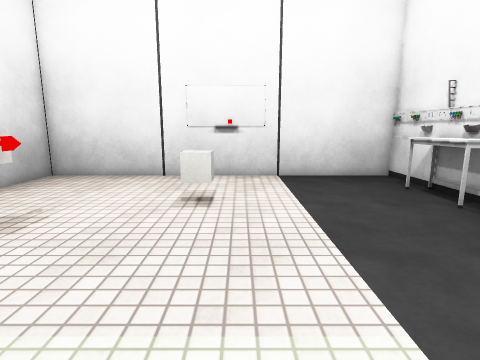
view 1 (above)

12 first-person views from a walk through a 3-D level made in the Unity game engine. The camera is 1.2 m above the floor, tilts 10° down and sees 80° across. The floor is counted in squares, 0.5 m on a side. Each view is taken from the middle of a square. On the plan, view 1 faces up. The plan holds only what a view shows up to about 18 squares ahead; the rest is blank. The player is left out. Some animated figures are not drawn. Surface patterns are stand-ins for the level's own textures.

view 2
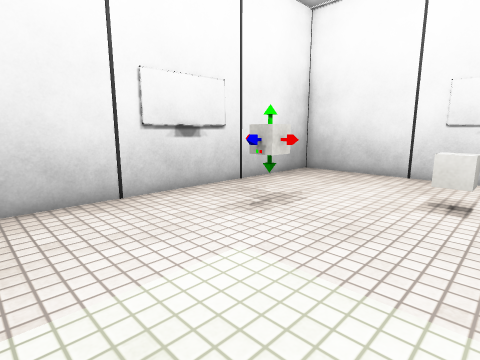

view 3
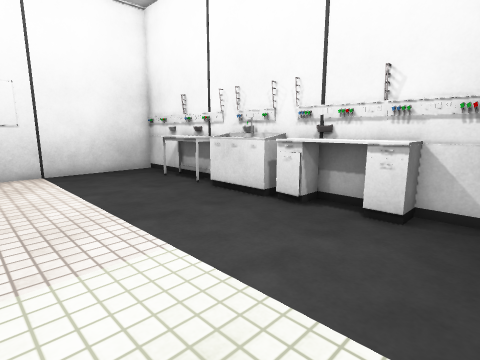

view 4
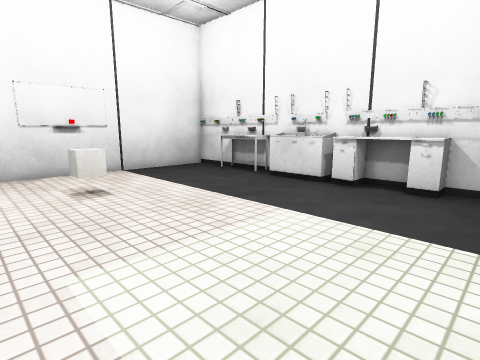

view 5
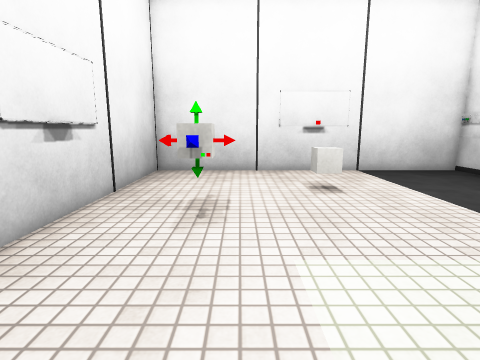

view 6
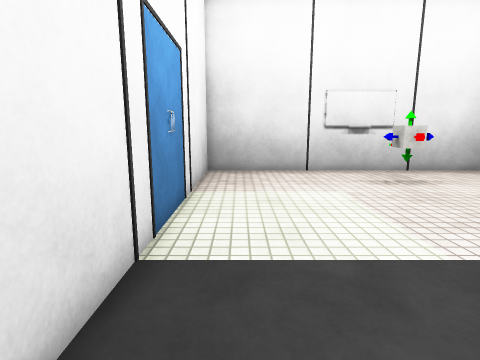

view 7
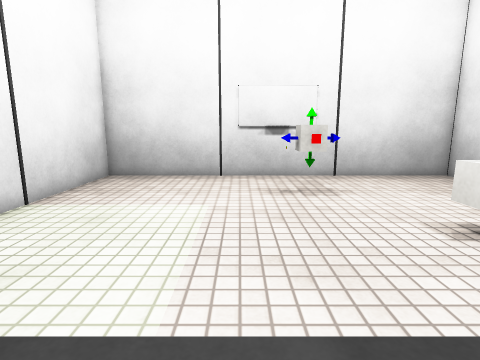

view 8
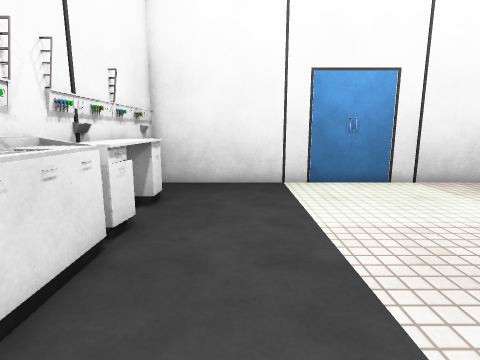

view 9
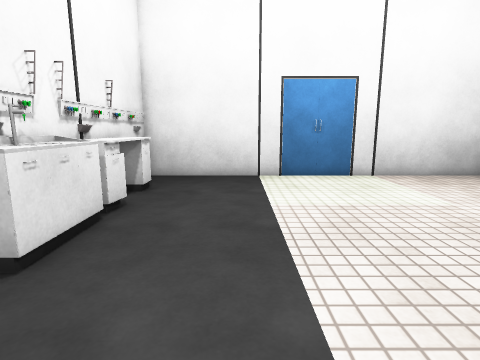

view 10
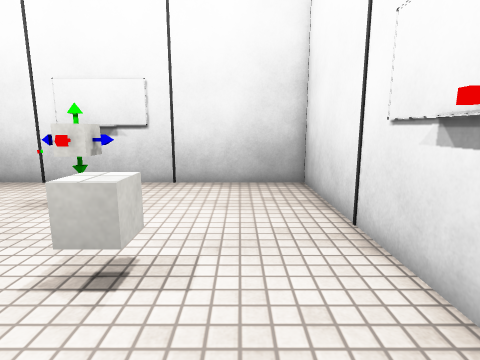

view 11
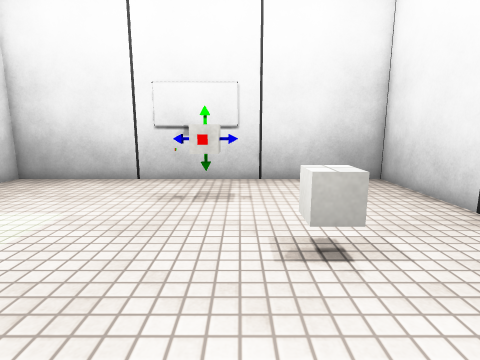

view 12
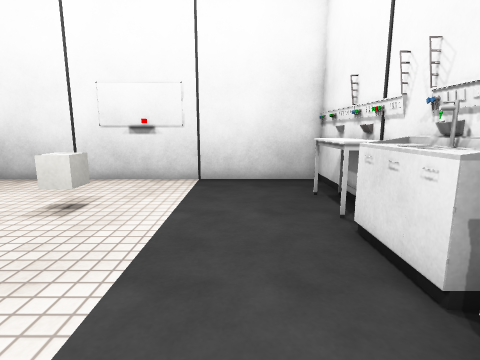

### Floor plan
Points are (right, up) in squares from view 1. A wall is a line through its corners. A room is listed if a view was taken in it or the views show most of it. See-through windows are left out.
Room 1 (views 1, 2, 3, 4, 5, 6, 7, 8, 9, 10, 11, 12)
walls: (7.6, 6) (7.8, 6.6); (7.8, 6) (7.6, 6.7); (7.8, 2.9) (7.9, 3.7); (7.9, 2) (7.8, 3); (-9.9, -2.9) (7.9, -2.9) (7.9, 14.9) (-9.9, 14.9) (-9.9, -2.9)
objects: other object (-7, 6) to (-5, 8); cube (-2, 9) to (-1, 10); bench (7, 0) to (7, 4); other object (7, 5); other object (7, 6); other object (7, 7); desk (7, 9) to (7, 11); bench (8, -2); bench (8, 12)

Where each view was taken, in squares from view 1:
view 1: 0 up, 0 right, facing up
view 2: 1 down, 0 right, facing up-left
view 3: 2 down, 1 left, facing up-right
view 4: 2 down, 5 left, facing up-right
view 5: 2 down, 5 left, facing up
view 6: 1 down, 7 right, facing left
view 7: 4 up, 5 right, facing left
view 8: 10 up, 4 right, facing down
view 9: 12 up, 3 right, facing down
view 10: 12 up, 3 right, facing left
view 11: 8 up, 4 right, facing left
view 12: 1 up, 4 right, facing up
